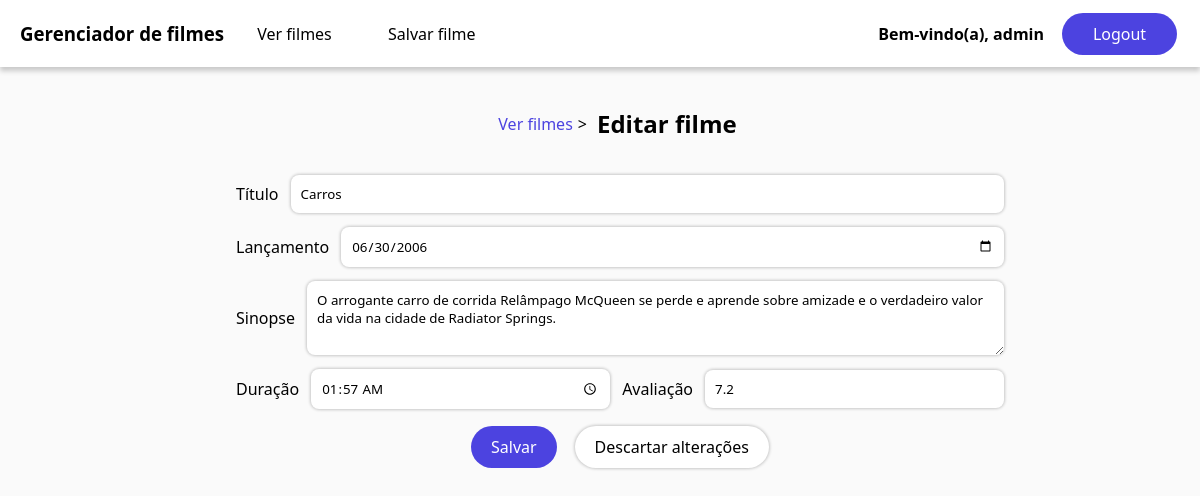
The app's page /editar_filme.php?id=4 (signed in) with its own data.
### tables this page shows
CREATE TABLE `filmes` (
  `id` int(11) NOT NULL,
  `titulo` varchar(50) NOT NULL,
  `lancamento` date NOT NULL,
  `sinopse` varchar(200) NOT NULL,
  `duracao` time NOT NULL,
  `avaliacao` decimal(3,1) NOT NULL,
  `usuarioId` int(11) NOT NULL
);

### editar_filme.php (the view, shortened to what this page needs)
<?php
if ($_SERVER['REQUEST_METHOD'] === 'GET' && isset($_GET['id'])) {
    try {
        $conn = mysqli_connect('localhost', 'root', '', 'cinema');
        $sql = "SELECT * FROM filmes WHERE id = ? AND usuarioId = ?";
        $stmt = mysqli_prepare($conn, $sql);
        mysqli_stmt_bind_param($stmt, 'ii', $_GET['id'], $_SESSION['id']);
        mysqli_execute($stmt);
        $resultado = mysqli_stmt_get_result($stmt);
        $filme = mysqli_fetch_assoc($resultado);
    } catch (mysqli_sql_exception $e) {
        header('Location: editar_filme.php?code=4');
        exit;
    }
}
?>
<!DOCTYPE html>
<html lang="pt-br">
<head>
    <link rel="stylesheet" href="css/style.css">
</head>
<body>
    <?php include 'includes/header.php';
    include 'includes/toast.php'; ?>
    <section class="container">
        <div class="breadcrumb">
            <a href="filmes.php" class="link">Ver filmes</a>
            <span>></span>
            <h1 class="label">Editar filme</h1>
        </div>
        <form action="editar_filme.php" method="POST" class="form">
            <div class="formgroup">
                <label for="titulo">Título</label>
                <input class="forminput" type="text" id="titulo" name="titulo" value="<?= $filme['titulo'] ?>" required>
            </div>
            <div class="formgroup">
                <label for="lancamento">Lançamento</label>
                <input class="forminput" type="date" id="lancamento" name="lancamento" value="<?= date('Y-m-d', strtotime($filme['lancamento'])) ?>" required>
            </div>
            <div class="formgroup">
                <label for="sinopse">Sinopse</label>
                <textarea class="forminput" id="sinopse" name="sinopse" rows="3" maxlength="200"><?= $filme['sinopse'] ?></textarea>
            </div>
            <div class="formgroup">
                <label for="duracao">Duração</label>
                <input class="forminput" type="time" id="duracao" name="duracao" value="<?= date('H:i', strtotime($filme['duracao'])) ?>" required>
                <label for="avaliacao">Avaliação</label>
                <input class="forminput" type="number" min="0" max="10" step="0.1" id="avaliacao" name="avaliacao" value="<?= $filme['avaliacao'] ?>" required>
            </div>
            <div class="formgroup">
                <input class="btn btnprimary" type="submit" value="Salvar">
                <input class="btn btnsecondary" type="reset" value="Descartar alterações">
            </div>
        </form>
    </section>
</body>
</html>

### css/style.css (style rules this page uses)
* { font-family: 'Segoe UI', Tahoma, Geneva, Verdana, sans-serif; }
body, html { height: 100%; }
body { margin: 0; padding: 0; background-color: #fafafa; }
.btn { margin: 3px; display: inline-block; font-size: 16px; border: 0; background-color: #ffffff; color: #000000; padding: 10px 20px; text-decoration: none; text-align: center; font-weight: 500; border-radius: 100px; transition: background-color 0.1s ease, color 0.1s ease; }
.btnsecondary { box-shadow: 0px 0px 3px 1px #00000033; }
.btnprimary { background-color: #4C43E0; color: #ffffff; }
.forminput { width: 70%; display: block; padding: 10px; border-radius: 8px; box-shadow: 0px 0px 3px 1px #00000033; border: 0; flex: 1 1 0; }
.breadcrumb { width: 100%; display: flex; flex-direction: row; align-items: center; justify-content: center; gap: 5px; margin: 20px; }
.container { width: 80%; margin: 15px auto; display: flex; flex-direction: column; justify-content: center; align-items: center; flex-wrap: wrap; border-radius: 8px; gap: 10px; }
.form { margin: 0; display: flex; min-width: 80%; flex-direction: column; align-items: center; justify-content: space-between; gap: 14px; }
.formgroup { display: flex; flex-wrap: wrap; flex-direction: row; align-items: center; justify-content: center; width: 100%; gap: 12px; }
.label { margin: 5px; }
.link { text-decoration: none; color: #4C43E0; }

### records on screen
filmes: titulo "Carros", lancamento "06/30/2006", sinopse "O arrogante carro de corrida Relâmpago McQueen se perde e aprende sobre amizade e o verdadeiro valor da vida na cidade de Radiator Springs.", duracao "01:57", avaliacao "7.2"

### other values on screen
$_SESSION['usuario'] "admin"
